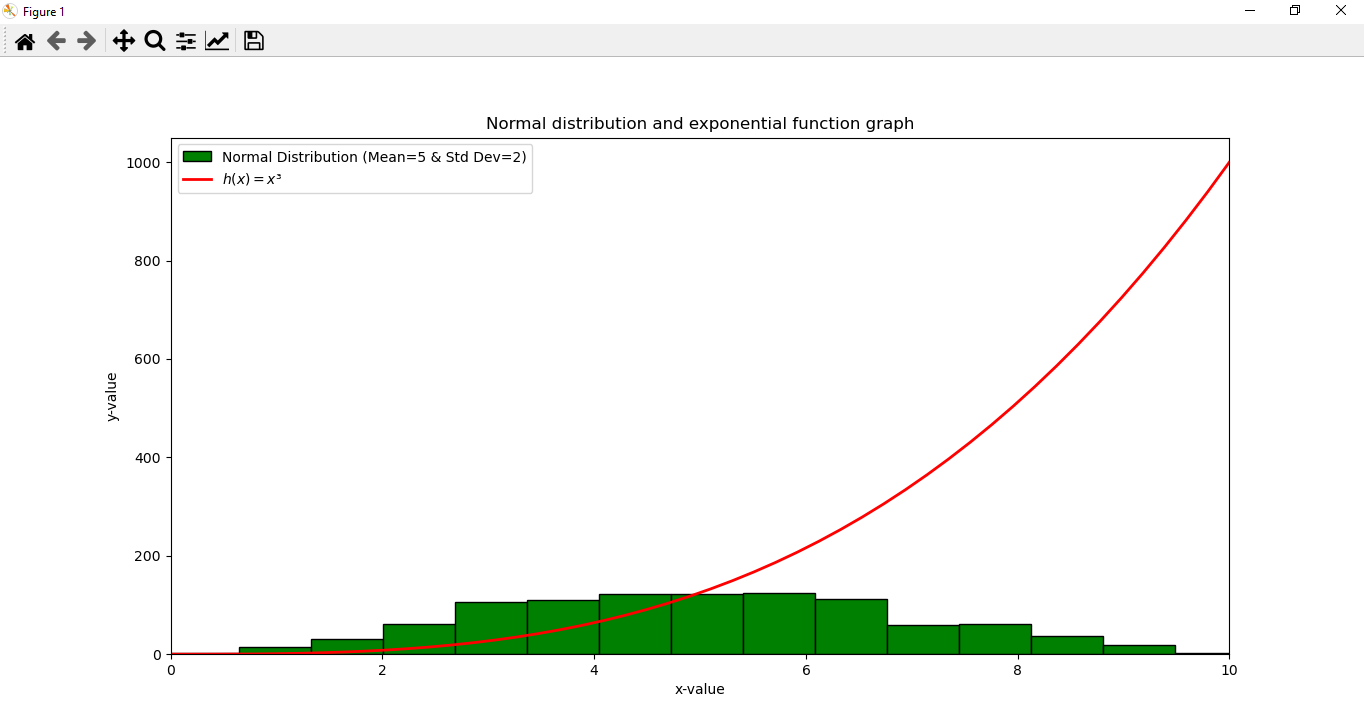

Python code for this plot:
'''
Assignment summary:

Write a program called plottask.py that displays:

 - a histogram of a normal distribution of a 1000 values with a mean of 5 and standard deviation of 2, 
 - and a plot of the function h(x)=x3 in the range 0 to 10, 

on the one set of axes.
Some marks will be given for making the plot look nice (legend etc).

Please put a copy of the image of the plot (.png file) into the repository

'''
# plottask.py
# author - Hugo van Zyl

#Import standard libraries/modules

import numpy as np #import standard library numpy to work with arrays
import matplotlib.pyplot as plt #import standard plotting library

plt.figure(figsize=(13, 8)) #set the size of the figure that I want to ensure everything is clearly displayed

#Use numpy function to create normal distribution values array
normal_distr = np.random.normal(5, 2, 1000) #set mean to 5 and then standard deviation to 2 and last value to number of values

#Create histogram
plt.hist(normal_distr, bins = 20, color='green', edgecolor='black', label='Normal Distribution (Mean=5 & Std Dev=2)') #use standard function to create histogram. Set color and edge color, set nr bins for clearer plot plus state label

#Use numby linspace function for my x values
xvals = np.linspace(0, 10, 50) #(start,stop, nr of samples)

#Use array arithmatic to get cube values
yvals = xvals**3 #create seperate array of x value to the power of 3

plt.plot(xvals, yvals, color='red', linewidth=2, label='$h(x) = x³$') #plot values of x versus y and $ sign converts equation to scientific notation as learned in data science module

plt.title("Normal distribution and exponential function graph")
plt.xlabel("x-value") # set x axis label
plt.ylabel("y-value") # set y axis label
plt.xlim(0,10) # Set the range of x-axis
plt.legend() #display the legend labels on the plot

plt.show() #display all active plots on same figure


'''
Resources:
The following resources were used in completing this task:
1. Function to generate random values with a specified mean and standard deviation - https://numpy.org/doc/2.1/reference/random/generated/numpy.random.normal.html
2. Function to generate a histogram - https://www.w3schools.com/python/matplotlib_histograms.asp
3. Additional parameters that can be set on plt.hist function - https://matplotlib.org/stable/api/_as_gen/matplotlib.pyplot.hist.html
4. Create evenly spaced numbers over a range - https://numpy.org/doc/stable/reference/generated/numpy.linspace.html
5. Set parameters of plt.plot function - https://matplotlib.org/stable/api/_as_gen/matplotlib.pyplot.plot.html
6. Set plot labels, limits and legend - learned in other data science module coursework
'''
